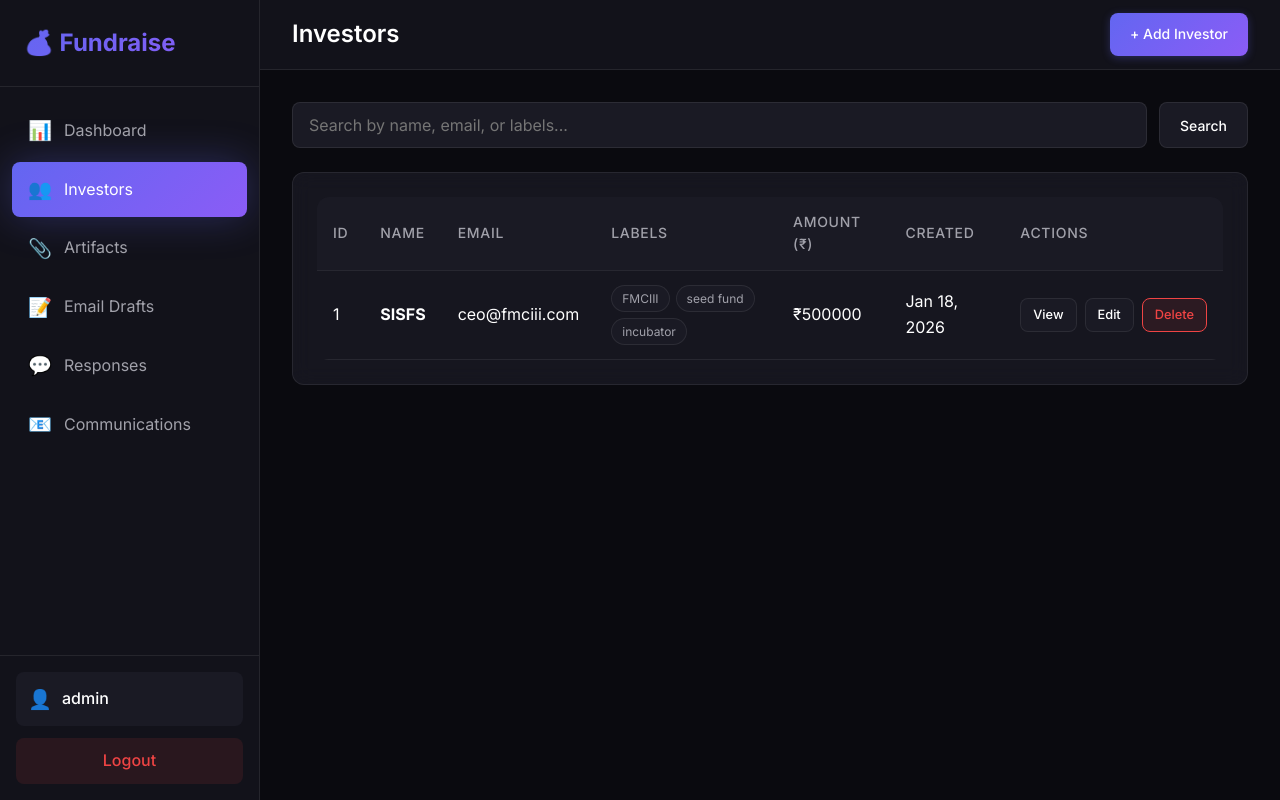
The app's page /investors/ (signed in), older data.
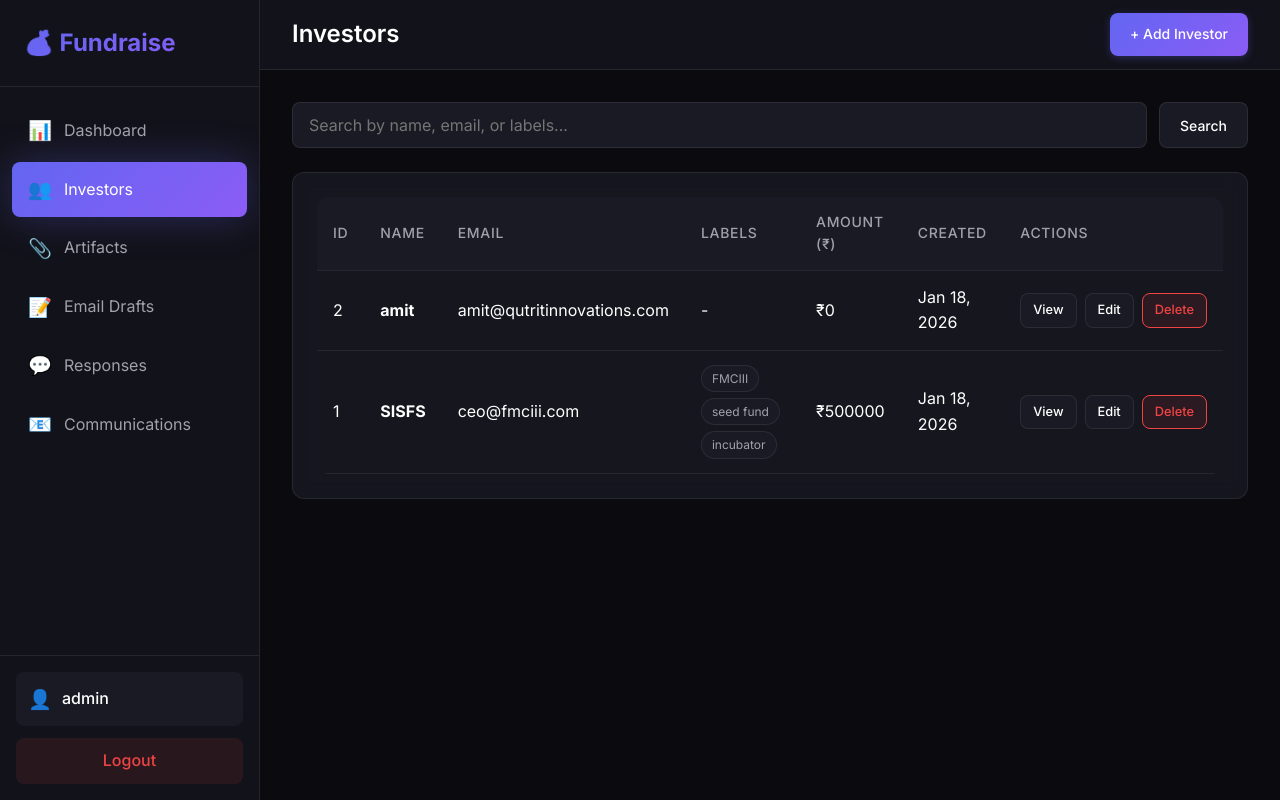
The same page, newer data.
### core/models.py (models this page shows, shortened)
class Investor(models.Model):
    name = models.CharField(max_length=255, help_text="Investor name")
    email = models.EmailField(unique=True, help_text="Investor email address")
    labels = models.CharField(
        max_length=500,
        blank=True,
        help_text="Comma-separated labels for search (e.g., 'VC, Tech, Series-A')"
    )
    address = models.TextField(blank=True, help_text="Investor address")
    details = models.TextField(blank=True, help_text="Additional details about the investor")
    amount = models.DecimalField(
        max_digits=15,
        decimal_places=2,
        default=0,
        help_text="Amount in Rs."
    )
    created_date = models.DateTimeField(auto_now_add=True)
    last_updated_on = models.DateTimeField(auto_now=True)
    updated_by = models.CharField(max_length=150, blank=True, help_text="Username who last updated")
    class Meta:
        ordering = ['-created_date']
    def get_labels_list(self):
        if self.labels:
            return [label.strip() for label in self.labels.split(',')]
        return []

### core/views.py (the view)
# urls.py: path('investors/', views.investor_list, name='investor_list'),
@login_required
def investor_list(request):
    query = request.GET.get('q', '')
    investors = Investor.objects.all()
    if query:
        investors = investors.filter(
            Q(name__icontains=query) |
            Q(email__icontains=query) |
            Q(labels__icontains=query)
        )
    context = {
        'investors': investors,
        'query': query,
    }
    return render(request, 'core/investor_list.html', context)

### templates/core/investor_list.html (shortened to what this page needs)
{% extends 'base.html' %}
{% block page_title %}Investors{% endblock %}
{% block header_actions %}
<a href="{% url 'investor_create' %}" class="btn btn-primary">+ Add Investor</a>
{% endblock %}
{% block content %}
<form method="get" class="search-bar">
    <input type="text" name="q" class="search-input" placeholder="Search by name, email, or labels..."
        value="{{ query }}">
    <button type="submit" class="btn btn-secondary">Search</button>
</form>
<div class="card">
    {% if investors %}
    <div class="table-container">
        <table>
            <thead>
                <tr>
                    <th>ID</th>
                    <th>Name</th>
                    <th>Email</th>
                    <th>Labels</th>
                    <th>Amount (₹)</th>
                    <th>Created</th>
                    <th>Actions</th>
                </tr>
            </thead>
            <tbody>
                {% for investor in investors %}
                <tr>
                    <td>{{ investor.id }}</td>
                    <td>
                        <a href="{% url 'investor_detail' investor.id %}"><strong>{{ investor.name }}</strong></a>
                    </td>
                    <td>{{ investor.email }}</td>
                    <td>
                        <div class="labels-list">
                            {% for label in investor.get_labels_list %}
                            <span class="label-tag">{{ label }}</span>
                            {% empty %}
                            <span class="text-muted">-</span>
                            {% endfor %}
                        </div>
                    </td>
                    <td>₹{{ investor.amount|floatformat:0 }}</td>
                    <td>{{ investor.created_date|date:"M d, Y" }}</td>
                    <td>
                        <div class="table-actions">
                            <a href="{% url 'investor_detail' investor.id %}" class="btn btn-secondary btn-sm">View</a>
                            <a href="{% url 'investor_edit' investor.id %}" class="btn btn-secondary btn-sm">Edit</a>
                            <a href="{% url 'investor_delete' investor.id %}" class="btn btn-danger btn-sm">Delete</a>
                        </div>
                    </td>
                </tr>
                {% endfor %}
            </tbody>
        </table>
    </div>
    {% endif %}
</div>
{% endblock %}

Row changes from the older to the newer data that the page shows:
added Investor: id "2", name "amit", email "amit@qutritinnovations.com", amount "0", created_date "Jan 18, 2026"
